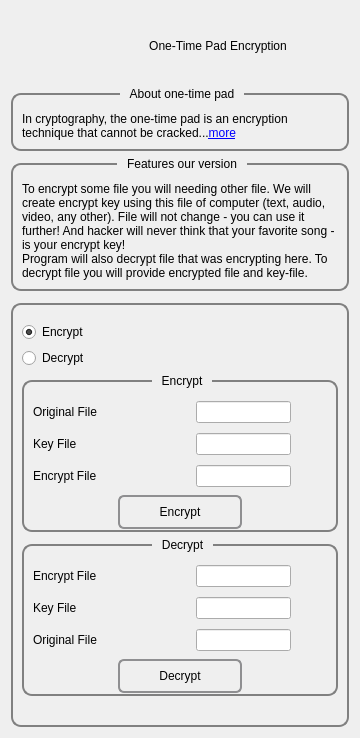
<?xml version="1.0" encoding="UTF-8"?>
<ui version="4.0">
 <class>OneTimePadGeneratorWgt</class>
 <widget class="QWidget" name="OneTimePadGeneratorWgt">
  <property name="geometry">
   <rect>
    <x>0</x>
    <y>0</y>
    <width>360</width>
    <height>738</height>
   </rect>
  </property>
  <property name="windowTitle">
   <string>BlockPad</string>
  </property>
  <property name="styleSheet">
   <string notr="true">QGroupBox{
    border: 2px solid grey;
    border-radius: 10px;
    margin-top: 6px;
    padding-top: 8px;
}

QGroupBox::title {
    margin: 0 5px;
    subcontrol-origin: margin;
    subcontrol-position: top center;
    padding: 0 3px;
}</string>
  </property>
  <layout class="QVBoxLayout" name="verticalLayout_6">
   <item>
    <layout class="QHBoxLayout" name="horizontalLayout_11">
     <item>
      <widget class="QLabel" name="labelIconOneTimePad">
       <property name="sizePolicy">
        <sizepolicy hsizetype="Fixed" vsizetype="Fixed">
         <horstretch>0</horstretch>
         <verstretch>0</verstretch>
        </sizepolicy>
       </property>
       <property name="minimumSize">
        <size>
         <width>70</width>
         <height>70</height>
        </size>
       </property>
       <property name="maximumSize">
        <size>
         <width>70</width>
         <height>70</height>
        </size>
       </property>
       <property name="text">
        <string/>
       </property>
       <property name="pixmap">
        <pixmap resource="icons.qrc">:/Icons/1TimePad.png</pixmap>
       </property>
       <property name="scaledContents">
        <bool>true</bool>
       </property>
      </widget>
     </item>
     <item>
      <widget class="QLabel" name="labelTitleOneTimePad">
       <property name="text">
        <string>One-Time Pad Encryption</string>
       </property>
       <property name="alignment">
        <set>Qt::AlignCenter</set>
       </property>
      </widget>
     </item>
    </layout>
   </item>
   <item>
    <widget class="QGroupBox" name="groupBoxGlobalDescription">
     <property name="title">
      <string>About one-time pad</string>
     </property>
     <layout class="QVBoxLayout" name="verticalLayout_3">
      <item>
       <widget class="QLabel" name="labelGlobalDescription">
        <property name="sizePolicy">
         <sizepolicy hsizetype="Preferred" vsizetype="Minimum">
          <horstretch>0</horstretch>
          <verstretch>0</verstretch>
         </sizepolicy>
        </property>
        <property name="text">
         <string>In cryptography, the one-time pad  is an encryption technique that cannot be cracked...&lt;a href=&quot;https://en.wikipedia.org/wiki/One-time_pad&quot;&gt;more&lt;/a&gt;</string>
        </property>
        <property name="textFormat">
         <enum>Qt::RichText</enum>
        </property>
        <property name="wordWrap">
         <bool>true</bool>
        </property>
        <property name="openExternalLinks">
         <bool>true</bool>
        </property>
        <property name="textInteractionFlags">
         <set>Qt::TextBrowserInteraction</set>
        </property>
       </widget>
      </item>
     </layout>
    </widget>
   </item>
   <item>
    <widget class="QGroupBox" name="groupBoxOurDescription">
     <property name="title">
      <string>Features our version</string>
     </property>
     <layout class="QVBoxLayout" name="verticalLayout_5">
      <item>
       <widget class="QLabel" name="labelOurDescription">
        <property name="text">
         <string>To encrypt some file you will needing other file. We will create encrypt key using this file of computer (text, audio, video, any other). File will not change - you can use it further! And hacker will never think that your favorite song - is your encrypt key!
Program will also decrypt file that was encrypting here. To decrypt file you will provide encrypted file and key-file.</string>
        </property>
        <property name="wordWrap">
         <bool>true</bool>
        </property>
       </widget>
      </item>
     </layout>
    </widget>
   </item>
   <item>
    <widget class="QGroupBox" name="groupBoxMain">
     <property name="styleSheet">
      <string notr="true">QPushButton
{
background-color: transparent; 
border: none; 
min-width:30;
min-height:30;
max-width:30;
max-height:30;
}</string>
     </property>
     <property name="title">
      <string/>
     </property>
     <layout class="QVBoxLayout" name="verticalLayout_2">
      <item>
       <widget class="QRadioButton" name="radioButtonEncrypt">
        <property name="text">
         <string>Encrypt</string>
        </property>
        <property name="checked">
         <bool>true</bool>
        </property>
       </widget>
      </item>
      <item>
       <widget class="QRadioButton" name="radioButtonDecrypt">
        <property name="text">
         <string>Decrypt</string>
        </property>
       </widget>
      </item>
      <item>
       <widget class="QGroupBox" name="groupBoxEncrypt">
        <property name="title">
         <string>Encrypt</string>
        </property>
        <layout class="QVBoxLayout" name="verticalLayout">
         <item>
          <widget class="QWidget" name="wgtOriginalEncrypt" native="true">
           <layout class="QHBoxLayout" name="horizontalLayout">
            <property name="leftMargin">
             <number>0</number>
            </property>
            <property name="topMargin">
             <number>0</number>
            </property>
            <property name="rightMargin">
             <number>0</number>
            </property>
            <property name="bottomMargin">
             <number>0</number>
            </property>
            <item>
             <widget class="QLabel" name="labelOriginalEncrypt">
              <property name="sizePolicy">
               <sizepolicy hsizetype="Minimum" vsizetype="Preferred">
                <horstretch>0</horstretch>
                <verstretch>0</verstretch>
               </sizepolicy>
              </property>
              <property name="minimumSize">
               <size>
                <width>130</width>
                <height>0</height>
               </size>
              </property>
              <property name="text">
               <string>Original File</string>
              </property>
             </widget>
            </item>
            <item>
             <spacer name="horizontalSpacer">
              <property name="orientation">
               <enum>Qt::Horizontal</enum>
              </property>
              <property name="sizeHint" stdset="0">
               <size>
                <width>40</width>
                <height>20</height>
               </size>
              </property>
             </spacer>
            </item>
            <item>
             <widget class="QLineEdit" name="lineEditOriginalFileEncrypt"/>
            </item>
            <item>
             <widget class="QPushButton" name="pushButtonOriginalFileEncrypt">
              <property name="text">
               <string/>
              </property>
              <property name="icon">
               <iconset resource="icons.qrc">
                <normaloff>:/Icons/padGeneratorOriginal.png</normaloff>:/Icons/padGeneratorOriginal.png</iconset>
              </property>
              <property name="iconSize">
               <size>
                <width>30</width>
                <height>30</height>
               </size>
              </property>
             </widget>
            </item>
           </layout>
          </widget>
         </item>
         <item>
          <widget class="QWidget" name="wgtKeyEncrypt" native="true">
           <layout class="QHBoxLayout" name="horizontalLayout_2">
            <property name="leftMargin">
             <number>0</number>
            </property>
            <property name="topMargin">
             <number>0</number>
            </property>
            <property name="rightMargin">
             <number>0</number>
            </property>
            <property name="bottomMargin">
             <number>0</number>
            </property>
            <item>
             <widget class="QLabel" name="labelKeyEncrypt">
              <property name="sizePolicy">
               <sizepolicy hsizetype="Minimum" vsizetype="Preferred">
                <horstretch>0</horstretch>
                <verstretch>0</verstretch>
               </sizepolicy>
              </property>
              <property name="minimumSize">
               <size>
                <width>130</width>
                <height>0</height>
               </size>
              </property>
              <property name="text">
               <string>Key File</string>
              </property>
             </widget>
            </item>
            <item>
             <spacer name="horizontalSpacer_2">
              <property name="orientation">
               <enum>Qt::Horizontal</enum>
              </property>
              <property name="sizeHint" stdset="0">
               <size>
                <width>40</width>
                <height>20</height>
               </size>
              </property>
             </spacer>
            </item>
            <item>
             <widget class="QLineEdit" name="lineEditKeyFileEncrypt"/>
            </item>
            <item>
             <widget class="QPushButton" name="pushButtonKeyFileEncrypt">
              <property name="text">
               <string/>
              </property>
              <property name="icon">
               <iconset resource="icons.qrc">
                <normaloff>:/Icons/padGeneratorKeyFile.png</normaloff>:/Icons/padGeneratorKeyFile.png</iconset>
              </property>
              <property name="iconSize">
               <size>
                <width>30</width>
                <height>30</height>
               </size>
              </property>
             </widget>
            </item>
           </layout>
          </widget>
         </item>
         <item>
          <widget class="QWidget" name="wgtEncryptedEncrypt" native="true">
           <layout class="QHBoxLayout" name="horizontalLayout_3">
            <property name="leftMargin">
             <number>0</number>
            </property>
            <property name="topMargin">
             <number>0</number>
            </property>
            <property name="rightMargin">
             <number>0</number>
            </property>
            <property name="bottomMargin">
             <number>0</number>
            </property>
            <item>
             <widget class="QLabel" name="labelEncryptedEncrypt">
              <property name="sizePolicy">
               <sizepolicy hsizetype="Minimum" vsizetype="Preferred">
                <horstretch>0</horstretch>
                <verstretch>0</verstretch>
               </sizepolicy>
              </property>
              <property name="minimumSize">
               <size>
                <width>130</width>
                <height>0</height>
               </size>
              </property>
              <property name="text">
               <string>Encrypt File</string>
              </property>
             </widget>
            </item>
            <item>
             <spacer name="horizontalSpacer_3">
              <property name="orientation">
               <enum>Qt::Horizontal</enum>
              </property>
              <property name="sizeHint" stdset="0">
               <size>
                <width>40</width>
                <height>20</height>
               </size>
              </property>
             </spacer>
            </item>
            <item>
             <widget class="QLineEdit" name="lineEditEncryptedFileEncrypt"/>
            </item>
            <item>
             <widget class="QPushButton" name="pushButtonEncryptedFileEncrypt">
              <property name="text">
               <string/>
              </property>
              <property name="icon">
               <iconset resource="icons.qrc">
                <normaloff>:/Icons/padGeneratorEncrypted.png</normaloff>:/Icons/padGeneratorEncrypted.png</iconset>
              </property>
              <property name="iconSize">
               <size>
                <width>30</width>
                <height>30</height>
               </size>
              </property>
             </widget>
            </item>
           </layout>
          </widget>
         </item>
         <item>
          <layout class="QHBoxLayout" name="horizontalLayout_7">
           <item>
            <spacer name="horizontalSpacer_8">
             <property name="orientation">
              <enum>Qt::Horizontal</enum>
             </property>
             <property name="sizeHint" stdset="0">
              <size>
               <width>40</width>
               <height>20</height>
              </size>
             </property>
            </spacer>
           </item>
           <item>
            <widget class="QPushButton" name="pushButtonEncrypt">
             <property name="styleSheet">
              <string notr="true">QPushButton {
    border: 2px solid #8f8f91;
    border-radius: 6px;
    background-color: qlineargradient(x1: 0, y1: 0, x2: 0, y2: 1,
                                      stop: 0 #f6f7fa, stop: 1 #dadbde);
    min-width: 120px;
}

QPushButton:pressed {
    background-color: qlineargradient(x1: 0, y1: 0, x2: 0, y2: 1,
                                      stop: 0 #dadbde, stop: 1 #f6f7fa);
}

QPushButton:flat {
    border: none; /* no border for a flat push button */
}

QPushButton:default {
    border-color: navy; /* make the default button prominent */
}
</string>
             </property>
             <property name="text">
              <string>Encrypt</string>
             </property>
             <property name="icon">
              <iconset resource="icons.qrc">
               <normaloff>:/Icons/padGeneratorEncrypt.png</normaloff>:/Icons/padGeneratorEncrypt.png</iconset>
             </property>
             <property name="iconSize">
              <size>
               <width>20</width>
               <height>20</height>
              </size>
             </property>
            </widget>
           </item>
           <item>
            <spacer name="horizontalSpacer_7">
             <property name="orientation">
              <enum>Qt::Horizontal</enum>
             </property>
             <property name="sizeHint" stdset="0">
              <size>
               <width>40</width>
               <height>20</height>
              </size>
             </property>
            </spacer>
           </item>
          </layout>
         </item>
        </layout>
       </widget>
      </item>
      <item>
       <widget class="QGroupBox" name="groupBoxDeCrypt">
        <property name="title">
         <string>Decrypt</string>
        </property>
        <layout class="QVBoxLayout" name="verticalLayout_4">
         <item>
          <widget class="QWidget" name="wgtEncryptedDecrypt" native="true">
           <layout class="QHBoxLayout" name="horizontalLayout_6">
            <property name="leftMargin">
             <number>0</number>
            </property>
            <property name="topMargin">
             <number>0</number>
            </property>
            <property name="rightMargin">
             <number>0</number>
            </property>
            <property name="bottomMargin">
             <number>0</number>
            </property>
            <item>
             <widget class="QLabel" name="labelEncryptedDecrypt">
              <property name="sizePolicy">
               <sizepolicy hsizetype="Minimum" vsizetype="Preferred">
                <horstretch>0</horstretch>
                <verstretch>0</verstretch>
               </sizepolicy>
              </property>
              <property name="minimumSize">
               <size>
                <width>130</width>
                <height>0</height>
               </size>
              </property>
              <property name="text">
               <string>Encrypt File</string>
              </property>
             </widget>
            </item>
            <item>
             <spacer name="horizontalSpacer_6">
              <property name="orientation">
               <enum>Qt::Horizontal</enum>
              </property>
              <property name="sizeHint" stdset="0">
               <size>
                <width>40</width>
                <height>20</height>
               </size>
              </property>
             </spacer>
            </item>
            <item>
             <widget class="QLineEdit" name="lineEditEncryptedFileDecrypt"/>
            </item>
            <item>
             <widget class="QPushButton" name="pushButtonEncryptedFileDecrypt">
              <property name="text">
               <string/>
              </property>
              <property name="icon">
               <iconset resource="icons.qrc">
                <normaloff>:/Icons/padGeneratorEncrypted.png</normaloff>:/Icons/padGeneratorEncrypted.png</iconset>
              </property>
              <property name="iconSize">
               <size>
                <width>30</width>
                <height>30</height>
               </size>
              </property>
             </widget>
            </item>
           </layout>
          </widget>
         </item>
         <item>
          <widget class="QWidget" name="wgtKeyDecrypt" native="true">
           <layout class="QHBoxLayout" name="horizontalLayout_5">
            <property name="leftMargin">
             <number>0</number>
            </property>
            <property name="topMargin">
             <number>0</number>
            </property>
            <property name="rightMargin">
             <number>0</number>
            </property>
            <property name="bottomMargin">
             <number>0</number>
            </property>
            <item>
             <widget class="QLabel" name="labelKeyDecrypt">
              <property name="sizePolicy">
               <sizepolicy hsizetype="Minimum" vsizetype="Preferred">
                <horstretch>0</horstretch>
                <verstretch>0</verstretch>
               </sizepolicy>
              </property>
              <property name="minimumSize">
               <size>
                <width>130</width>
                <height>0</height>
               </size>
              </property>
              <property name="text">
               <string>Key File</string>
              </property>
             </widget>
            </item>
            <item>
             <spacer name="horizontalSpacer_5">
              <property name="orientation">
               <enum>Qt::Horizontal</enum>
              </property>
              <property name="sizeHint" stdset="0">
               <size>
                <width>40</width>
                <height>20</height>
               </size>
              </property>
             </spacer>
            </item>
            <item>
             <widget class="QLineEdit" name="lineEditKeyFileDecrypt"/>
            </item>
            <item>
             <widget class="QPushButton" name="pushButtonKeyFileDecrypt">
              <property name="text">
               <string/>
              </property>
              <property name="icon">
               <iconset resource="icons.qrc">
                <normaloff>:/Icons/padGeneratorKeyFile.png</normaloff>:/Icons/padGeneratorKeyFile.png</iconset>
              </property>
              <property name="iconSize">
               <size>
                <width>30</width>
                <height>30</height>
               </size>
              </property>
             </widget>
            </item>
           </layout>
          </widget>
         </item>
         <item>
          <widget class="QWidget" name="wgtOriginalDecrypt" native="true">
           <layout class="QHBoxLayout" name="horizontalLayout_4">
            <property name="leftMargin">
             <number>0</number>
            </property>
            <property name="topMargin">
             <number>0</number>
            </property>
            <property name="rightMargin">
             <number>0</number>
            </property>
            <property name="bottomMargin">
             <number>0</number>
            </property>
            <item>
             <widget class="QLabel" name="labelOriginalDecrypt">
              <property name="sizePolicy">
               <sizepolicy hsizetype="Minimum" vsizetype="Preferred">
                <horstretch>0</horstretch>
                <verstretch>0</verstretch>
               </sizepolicy>
              </property>
              <property name="minimumSize">
               <size>
                <width>130</width>
                <height>0</height>
               </size>
              </property>
              <property name="text">
               <string>Original File</string>
              </property>
             </widget>
            </item>
            <item>
             <spacer name="horizontalSpacer_4">
              <property name="orientation">
               <enum>Qt::Horizontal</enum>
              </property>
              <property name="sizeHint" stdset="0">
               <size>
                <width>40</width>
                <height>20</height>
               </size>
              </property>
             </spacer>
            </item>
            <item>
             <widget class="QLineEdit" name="lineEditOriginalFileDecrypt"/>
            </item>
            <item>
             <widget class="QPushButton" name="pushButtonOriginalFileDecrypt">
              <property name="text">
               <string/>
              </property>
              <property name="icon">
               <iconset resource="icons.qrc">
                <normaloff>:/Icons/padGeneratorOriginal.png</normaloff>:/Icons/padGeneratorOriginal.png</iconset>
              </property>
              <property name="iconSize">
               <size>
                <width>30</width>
                <height>30</height>
               </size>
              </property>
             </widget>
            </item>
           </layout>
          </widget>
         </item>
         <item>
          <layout class="QHBoxLayout" name="horizontalLayout_8">
           <item>
            <spacer name="horizontalSpacer_9">
             <property name="orientation">
              <enum>Qt::Horizontal</enum>
             </property>
             <property name="sizeHint" stdset="0">
              <size>
               <width>40</width>
               <height>20</height>
              </size>
             </property>
            </spacer>
           </item>
           <item>
            <widget class="QPushButton" name="pushButtonDecrypt">
             <property name="styleSheet">
              <string notr="true">QPushButton {
    border: 2px solid #8f8f91;
    border-radius: 6px;
    background-color: qlineargradient(x1: 0, y1: 0, x2: 0, y2: 1,
                                      stop: 0 #f6f7fa, stop: 1 #dadbde);
    min-width: 120px;
}

QPushButton:pressed {
    background-color: qlineargradient(x1: 0, y1: 0, x2: 0, y2: 1,
                                      stop: 0 #dadbde, stop: 1 #f6f7fa);
}

QPushButton:flat {
    border: none; /* no border for a flat push button */
}

QPushButton:default {
    border-color: navy; /* make the default button prominent */
}</string>
             </property>
             <property name="text">
              <string>Decrypt</string>
             </property>
             <property name="icon">
              <iconset resource="icons.qrc">
               <normaloff>:/Icons/padGeneratorDecrypt.png</normaloff>:/Icons/padGeneratorDecrypt.png</iconset>
             </property>
             <property name="iconSize">
              <size>
               <width>20</width>
               <height>20</height>
              </size>
             </property>
            </widget>
           </item>
           <item>
            <spacer name="horizontalSpacer_10">
             <property name="orientation">
              <enum>Qt::Horizontal</enum>
             </property>
             <property name="sizeHint" stdset="0">
              <size>
               <width>40</width>
               <height>20</height>
              </size>
             </property>
            </spacer>
           </item>
          </layout>
         </item>
        </layout>
       </widget>
      </item>
      <item>
       <widget class="QLabel" name="labelStatus">
        <property name="text">
         <string/>
        </property>
       </widget>
      </item>
     </layout>
    </widget>
   </item>
  </layout>
 </widget>
 <resources>
  <include location="icons.qrc"/>
 </resources>
 <connections/>
</ui>
